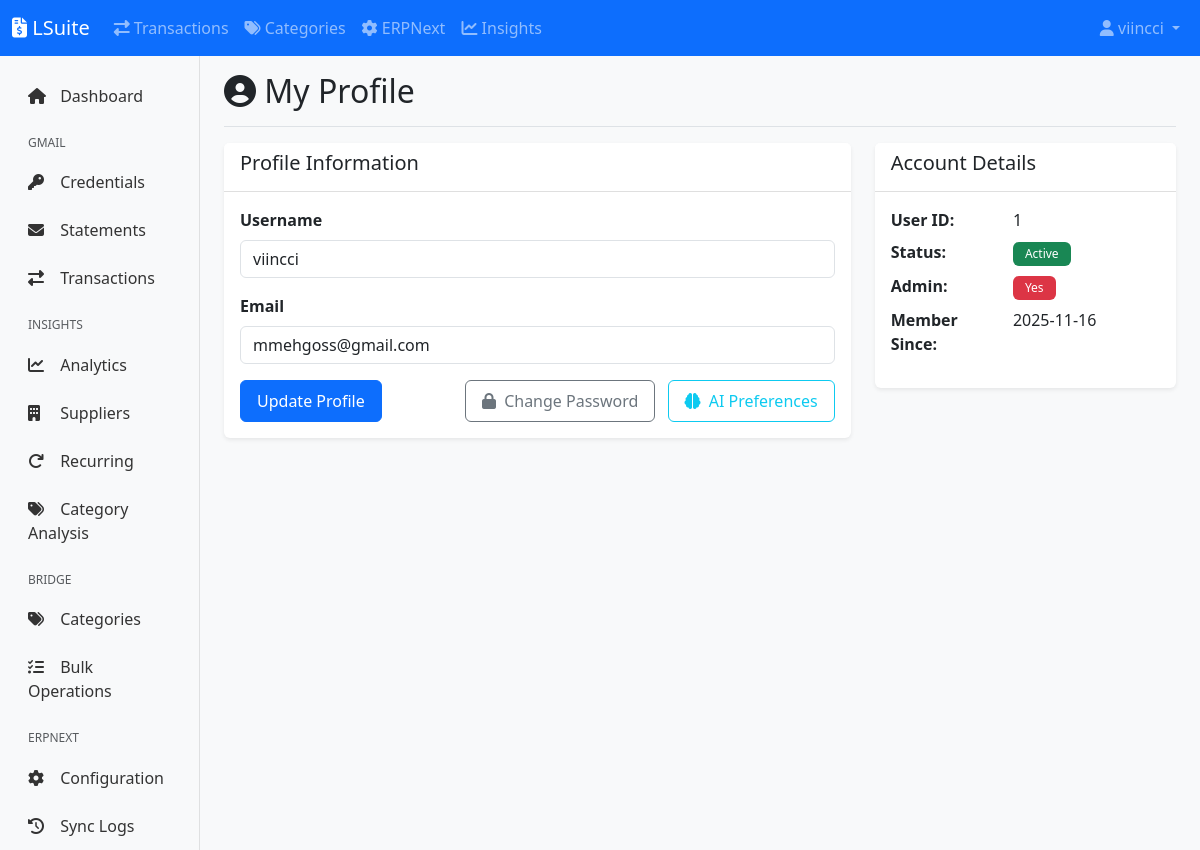
Page /auth/profile (signed in) on the committed database.
### lsuite/models.py (models this page shows, shortened)
class User(UserMixin, db.Model):
    __tablename__ = 'users'
    id = db.Column(db.Integer, primary_key=True)
    username = db.Column(db.String(80), unique=True, nullable=False, index=True)
    email = db.Column(db.String(120), unique=True, nullable=False, index=True)
    password_hash = db.Column(db.String(255), nullable=False)
    first_name = db.Column(db.String(50))
    last_name = db.Column(db.String(50))
    is_active = db.Column(db.Boolean, default=True)
    is_admin = db.Column(db.Boolean, default=False)
    created_at = db.Column(db.DateTime, default=datetime.utcnow)
    updated_at = db.Column(db.DateTime, default=datetime.utcnow, onupdate=datetime.utcnow)
    ai_enabled = db.Column(db.Boolean, default=True)
    ai_model = db.Column(db.String(50), default='claude-haiku-4.5')
    ai_can_access_files = db.Column(db.Boolean, default=True)
    ai_can_edit_files = db.Column(db.Boolean, default=True)
    bank_accounts = db.relationship('BankAccount', backref='user', lazy='dynamic', cascade='all, delete-orphan')
    transactions = db.relationship('Transaction', backref='user', lazy='dynamic', cascade='all, delete-orphan')
    bank_transactions = db.relationship('BankTransaction', backref='user', lazy='dynamic', cascade='all, delete-orphan')
    invoices = db.relationship('Invoice', backref='user', lazy='dynamic', cascade='all, delete-orphan')
    email_statements = db.relationship('EmailStatement', backref='user', lazy='dynamic', cascade='all, delete-orphan')

### lsuite/auth/routes.py (the view)
@auth_bp.route('/profile', methods=['GET', 'POST'])
@login_required
def profile():
    form = ProfileForm(obj=current_user)
    form.original_username = current_user.username
    form.original_email = current_user.email
    if form.validate_on_submit():
        current_user.username = form.username.data
        current_user.email = form.email.data.lower()
        db.session.commit()
        flash('Profile updated successfully!', 'success')
        return redirect(url_for('auth.profile'))
    return render_template('auth/profile.html', form=form)

### lsuite/auth/forms.py (shortened to what this page needs)
class ProfileForm(FlaskForm):
    username = StringField('Username', validators=[
        DataRequired(),
        Length(min=3, max=80)
    ])
    email = StringField('Email', validators=[
        DataRequired(),
        Email()
    ])
    submit = SubmitField('Update Profile')
    def __init__(self, *args, **kwargs):
        super(ProfileForm, self).__init__(*args, **kwargs)
        self.original_username = None
        self.original_email = None

### lsuite/extensions.py (called while the page is built)
@login_manager.user_loader
def load_user(user_id):
    from lsuite.models import User
    return User.query.get(int(user_id))

### lsuite/templates/auth/profile.html (shortened to what this page needs)
{% extends "base.html" %}
{% block content %}
<div class="d-flex justify-content-between align-items-center pt-3 pb-2 mb-3 border-bottom">
    <h1 class="h2"><i class="fas fa-user-circle"></i> My Profile</h1>
</div>
<div class="row">
    <div class="col-md-8">
        <div class="card">
            <div class="card-header">
                <h5>Profile Information</h5>
            </div>
            <div class="card-body">
                <form method="POST" action="{{ url_for('auth.profile') }}">
                    <div class="mb-3">
                        {{ form.username.label(class="form-label") }}
                        {{ form.username(class="form-control" + (" is-invalid" if form.username.errors else "")) }}
                    </div>
                    <div class="mb-3">
                        {{ form.email.label(class="form-label") }}
                        {{ form.email(class="form-control" + (" is-invalid" if form.email.errors else "")) }}
                    </div>
                    <div class="d-flex justify-content-between">
                        {{ form.submit(class="btn btn-primary") }}
                        <div>
                            <a href="{{ url_for('auth.change_password') }}" class="btn btn-outline-secondary">
                                <i class="fas fa-lock"></i> Change Password
                            </a>
                            <a href="{{ url_for('auth.ai_preferences') }}" class="btn btn-outline-info ms-2">
                                <i class="fas fa-brain"></i> AI Preferences
                            </a>
                        </div>
                    </div>
                </form>
            </div>
        </div>
    </div>
    <div class="col-md-4">
        <div class="card">
            <div class="card-header">
                <h5>Account Details</h5>
            </div>
            <div class="card-body">
                <dl class="row">
                    <dt class="col-sm-5">User ID:</dt>
                    <dd class="col-sm-7">{{ current_user.id }}</dd>
                    <dt class="col-sm-5">Status:</dt>
                    <dd class="col-sm-7">
                        <span class="badge bg-success">Active</span>
                    </dd>
                    <dt class="col-sm-5">Admin:</dt>
                    <dd class="col-sm-7">
                        {% if current_user.is_admin %}
                            <span class="badge bg-danger">Yes</span>
                        {% else %}
                            <span class="badge bg-secondary">No</span>
                        {% endif %}
                    </dd>
                    <dt class="col-sm-5">Member Since:</dt>
                    <dd class="col-sm-7">
                        {{ current_user.created_at.strftime('%Y-%m-%d') if current_user.created_at }}
                    </dd>
                </dl>
            </div>
        </div>
    </div>
</div>
{% endblock %}

### lsuite/templates/components/navbar.html (shortened to what this page needs)
<nav class="navbar navbar-expand-lg navbar-dark bg-primary">
    <div class="container-fluid">
        <a class="navbar-brand" href="{{ url_for('main.index') if current_user.is_authenticated else url_for('auth.login') }}">
            <i class="fas fa-file-invoice-dollar"></i> LSuite
        </a>
        <div class="collapse navbar-collapse" id="navbarNav">
            {% if current_user.is_authenticated %}
            <ul class="navbar-nav me-auto">
                <li class="nav-item">
                    <a class="nav-link" href="{{ url_for('gmail.transactions') }}">
                        <i class="fas fa-exchange-alt"></i> Transactions
                    </a>
                </li>
                <li class="nav-item">
                    <a class="nav-link" href="{{ url_for('bridge.categories') }}">
                        <i class="fas fa-tags"></i> Categories
                    </a>
                </li>
                <li class="nav-item">
                    <a class="nav-link" href="{{ url_for('erpnext.configs') }}">
                        <i class="fas fa-cog"></i> ERPNext
                    </a>
                </li>
                <li class="nav-item">
                    <a class="nav-link" href="{{ url_for('insights.dashboard') }}">
                        <i class="fas fa-chart-line"></i> Insights
                    </a>
                </li>
            </ul>
            {% endif %}
            <ul class="navbar-nav ms-auto">
                {% if current_user.is_authenticated %}
                    <li class="nav-item dropdown">
                        <a class="nav-link dropdown-toggle" href="#" id="userDropdown" role="button" data-bs-toggle="dropdown">
                            <i class="fas fa-user"></i> {{ current_user.username }}
                        </a>
                    </li>
                {% endif %}
            </ul>
        </div>
    </div>
</nav>

### lsuite/static/css/style.css (style rules this page uses)
body { font-family: 'Segoe UI', Tahoma, Geneva, Verdana, sans-serif; background-color: #f8f9fa; }
.card { border: none; box-shadow: 0 0.125rem 0.25rem rgba(0, 0, 0, .075); transition: transform 0.2s, box-shadow 0.2s; }
.card-header { background-color: #fff; border-bottom: 1px solid rgba(0, 0, 0, .125); font-weight: 600; }
.btn { border-radius: 0.375rem; font-weight: 500; padding: 0.5rem 1rem; }
.btn i { margin-right: 0.25rem; }
.badge { padding: 0.375rem 0.75rem; font-weight: 500; }
.form-label { font-weight: 600; margin-bottom: 0.5rem; }

### rows in the picture
User: username "viincci", email "mmehgoss@gmail.com", id "1", created_at "2025-11-16"
